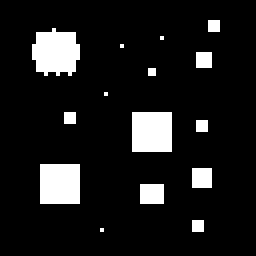
#> input picture Ex_1X/img/gran01_64.pgm, 64 x 64 px, found by its file name (shown 4 times larger); the run also reads 1 picture not shown here
$ jupyter execute _exercise11a_flatzone_.ipynb   (shell and % lines are left out)
#> lines starting #> are read from the running program, lines starting #| are printed output that depends on the picture; after the words box and inside, x2 and y2 are one past the last pixel; in counts of white or black regions, pixels touching at a corner belong together
[cell 1]
from google.colab import drive
drive.mount('/content/drive')

[cell 2]
# import libraries
import cv2
from google.colab.patches import cv2_imshow
import numpy as np

[cell 3]
%cd /content/drive/MyDrive/Image Analysis/Ex_1X

Download the input images

[cell 4]
input_img1 = cv2.imread("/content/drive/MyDrive/Image Analysis/Ex_1X/img/gran01_64.pgm", cv2.IMREAD_GRAYSCALE)
#> input_img1: shape (64, 64); 10.4% white; 15 white regions (10 under 20 px), largest, box (x1, y1, x2, y2) and area: (8, 7, 20, 19) 112, (33, 28, 43, 38) 100, (10, 41, 20, 51) 100, (35, 46, 41, 51) 30, (48, 42, 53, 47) 25

[cell 5]
cv2_imshow(input_img1)

[cell 6]
input_img1.shape
#> Out = (64, 64)

[cell 7]
input_img2 = cv2.imread("/content/drive/MyDrive/Image Analysis/Ex_1X/img/immed_gray_inv_20051218_frgr4.pgm", cv2.IMREAD_GRAYSCALE)
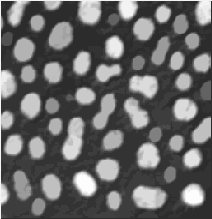
#> input picture Ex_1X/img/immed_gray_inv_20051218_frgr4.pgm, 212 x 219 px, found by its file name
#> input_img2 is the input picture: shape (219, 212); min 44, max 253, mean 102.7

[cell 8]
cv2_imshow(input_img2)

[cell 9]
input_img2.shape
#> Out = (219, 212)

Read the input txt with the settings

[cell 10]
def readFile(name):
  #open the file with the information
#> called with name = '11a_input1.txt'
  file = open(name, "r")
#> (reads Ex_1X/11a_input1.txt from the repository)
  inp = file.readlines()
  file.close()

  #remove the \n
  numb = []
  for i in range(len(inp)):
    numb.append(int(inp[i].strip('\n')))

  print(numb)

  return numb

[cell 11]
x1, y1, CONN1, LABEL_FZ1 = readFile('11a_input1.txt')

[cell 12]
x2, y2, CONN2, LABEL_FZ2 = readFile('11a_input2.txt')
#> (reads Ex_1X/11a_input2.txt from the repository)

perform the fletzone algorithm

[cell 13]
LABEL_NO_FZ = 0

[cell 14]
def setImageValue(img, LABEL_NO_FZ):
  return np.full((img.shape[0],img.shape[1]), LABEL_NO_FZ)

[cell 15]
def calculateRange(i, index, tot):
  if (index < i) :
    #not enouth in the upper part
    step = i - index
    return range(-i+step, i+1)

  elif((tot-1)-index < i):
    #not enouth in the lower part
    step = i - (tot - (index + 1))
    return range(-i, i+1-step)

  else:
    #hole filter
    return range(-i, i+1)

[cell 16]
def GetNeighbors(x, y, inp_img, CONN):

  nrows = inp_img.shape[0]
  ncols = inp_img.shape[1]

  row_fil = calculateRange(1, x, nrows)
  col_fil = calculateRange(1, y, ncols)

  neighbors = []

  if CONN == 4:
    #we are in 4-connectivity
    for row in row_fil:
      if row != 0:
        neighbors.append((x+row, y))

    for col in col_fil:
      if col != 0:
        neighbors.append((x, y+col))

  else:
    #we are in 8 connectivity
    for row in row_fil:
      for col in col_fil:
        if not(row == 0 and col == 0):
          neighbors.append((x+row, y+col))

  return neighbors

[cell 17]
def Insert(flatzone, x, y):
  flatzone.append((x, y))
  return flatzone

[cell 18]
def Extract(flatzone):
  return flatzone.pop()

[cell 19]
def checkNeighbors(r, c, neighbors, input_img, out_img, LABEL_FZ, flatzone):
  for i in range(len(neighbors)):

    rr, cc = neighbors[i]

    p1 = input_img[r][c]
    p2 = input_img[rr][cc]

    if ((p1 == p2) and (out_img[rr][cc] != int(LABEL_FZ))):

      out_img[rr][cc] = int(LABEL_FZ)
      flatzone = Insert(flatzone, rr, cc)

  return out_img, flatzone

[cell 20]
def ReconstructFlatZone(input_img, x, y, LABEL_FZ, CONN):

  #initialize the output
#> called with x = 0, y = 0, LABEL_FZ = 255, CONN = 4
  out_img = setImageValue(input_img, LABEL_NO_FZ)
#> out_img: shape (64, 64) int64; every value is 0

  #set the value of x pixel in output as flatzone label
  out_img[x][y] = LABEL_FZ
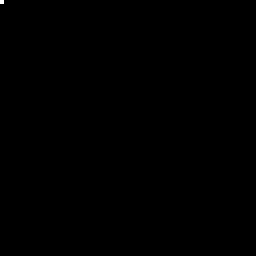
#> out_img: shape (64, 64) int64 (shown 4 times larger); 0.02% white in thin lines or dots, all inside (x1, y1, x2, y2) = (0, 0, 1, 1)

  #creation of the flatzone queue
  flatzone = []

  #flatzone = Insert(flatzone, x, y, inp_img)
  flatzone = Insert(flatzone, x, y)

  while(len(flatzone) > 0):

    r, c = Extract(flatzone)

    neighbors = GetNeighbors(r, c, input_img, CONN)

    out_img, flatzone = checkNeighbors(r, c, neighbors, input_img, out_img, LABEL_FZ, flatzone)
#> this loop made 3669 passes
#> after the loop, flatzone = []

  return out_img

[cell 21]
out1 = ReconstructFlatZone(input_img1,x1,y1,LABEL_FZ1, CONN1)

[cell 22]
cv2_imshow(out1)

[cell 23]
out2 = ReconstructFlatZone(input_img2,x2,y2,LABEL_FZ2, CONN2)
#> call 2 of ReconstructFlatZone, with x = 36, y = 57, LABEL_FZ = 255, CONN = 4
#> in ReconstructFlatZone (call 2), `out_img = setImageValue(input_img, LABEL_NO_FZ)`: out_img: shape (219, 212) int64; every value is 0
#> in ReconstructFlatZone (call 2), `out_img[x][y] = LABEL_FZ`: out_img: shape (219, 212) int64; 0% white in thin lines or dots, all inside (x1, y1, x2, y2) = (57, 36, 58, 37)
#> the loop in ReconstructFlatZone (call 2), `while(len(flatzone) > 0): ` made 303 passes
#> (r, c) on passes 3 to 5: (36, 59), (36, 60), (36, 61)
#> after the loop in ReconstructFlatZone (call 2), `while(len(flatzone) > 0):`:
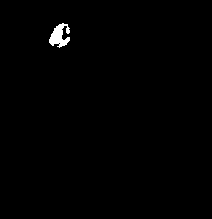
#> out_img: shape (219, 212) int64; 0.65% white; 1 white region, box (x1, y1, x2, y2) and area: (49, 23, 70, 48) 303

[cell 24]
cv2_imshow(out2)

TEST the results

[cell 25]
true_output1 = cv2.imread("/content/drive/MyDrive/Image Analysis/Ex_1X/img/gran01_64_flatzone0_0.pgm", cv2.IMREAD_GRAYSCALE)
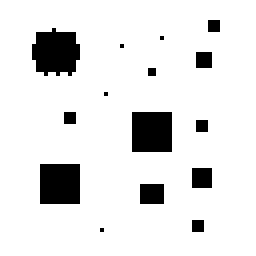
#> input picture Ex_1X/img/gran01_64_flatzone0_0.pgm, 64 x 64 px, found by its file name (shown 4 times larger)

[cell 26]
cv2_imshow(true_output1)

[cell 27]
true_output2 = cv2.imread("/content/drive/MyDrive/Image Analysis/Ex_1X/img/immed_gray_inv_20051218_frgr4_flatzone57_36.pgm", cv2.IMREAD_GRAYSCALE)

[cell 28]
cv2_imshow(true_output2)

[cell 29]
def compare(I1, I2):

  output = 0

  shape1 = I1.shape
  shape2 = I2.shape

  #first check if have the same shape
  if shape1 != shape2:
    return output

  nrows = I1.shape[0]
  ncols = I2.shape[1]

  for i in range(nrows):
    for j in range(ncols):
      if I1[i][j] != I2[i][j]:
        return output

  #the two images matches
  output = 1
  return output

[cell 30]
compare(true_output1, out1)
#> Out = 1

[cell 31]
compare(true_output2, out2)
#> Out = 1
